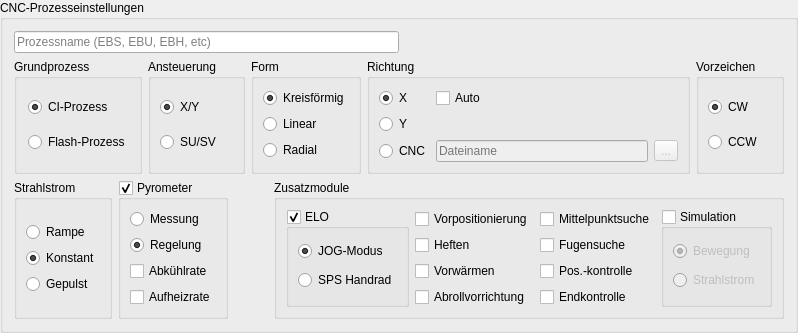
       <widget class="QGroupBox" name="prozesseinstellungen">
        <property name="enabled">
         <bool>true</bool>
        </property>
        <property name="title">
         <string>CNC-Prozesseinstellungen</string>
        </property>
        <layout class="QVBoxLayout" name="verticalLayout_3">
         <item>
          <layout class="QHBoxLayout" name="horizontalLayout_10">
           <property name="leftMargin">
            <number>0</number>
           </property>
           <property name="topMargin">
            <number>0</number>
           </property>
           <item>
            <widget class="QLineEdit" name="txt_proz_name">
             <property name="placeholderText">
              <string>Prozessname (EBS, EBU, EBH, etc)</string>
             </property>
            </widget>
           </item>
           <item>
            <spacer name="horizontalSpacer_8">
             <property name="orientation">
              <enum>Qt::Horizontal</enum>
             </property>
             <property name="sizeHint" stdset="0">
              <size>
               <width>40</width>
               <height>20</height>
              </size>
             </property>
            </spacer>
           </item>
          </layout>
         </item>
         <item>
          <layout class="QHBoxLayout" name="horizontalLayout_7">
           <property name="bottomMargin">
            <number>0</number>
           </property>
           <item>
            <widget class="QGroupBox" name="groupBox_4">
             <property name="minimumSize">
              <size>
               <width>0</width>
               <height>0</height>
              </size>
             </property>
             <property name="title">
              <string>Grundprozess</string>
             </property>
             <layout class="QVBoxLayout" name="verticalLayout_11">
              <property name="leftMargin">
               <number>11</number>
              </property>
              <item>
               <widget class="QRadioButton" name="rb_ci">
                <property name="text">
                 <string>CI-Prozess</string>
                </property>
                <property name="checked">
                 <bool>true</bool>
                </property>
               </widget>
              </item>
              <item>
               <widget class="QRadioButton" name="rb_flash">
                <property name="text">
                 <string>Flash-Prozess</string>
                </property>
               </widget>
              </item>
             </layout>
            </widget>
           </item>
           <item>
            <widget class="QGroupBox" name="gb_ansteuer">
             <property name="title">
              <string>Ansteuerung</string>
             </property>
             <layout class="QVBoxLayout" name="verticalLayout_12">
              <item>
               <widget class="QRadioButton" name="rb_xy">
                <property name="text">
                 <string>X/Y</string>
                </property>
                <property name="checked">
                 <bool>true</bool>
                </property>
               </widget>
              </item>
              <item>
               <widget class="QRadioButton" name="rb_susv">
                <property name="text">
                 <string>SU/SV</string>
                </property>
               </widget>
              </item>
             </layout>
            </widget>
           </item>
           <item>
            <widget class="QGroupBox" name="gb_form">
             <property name="title">
              <string>Form</string>
             </property>
             <layout class="QVBoxLayout" name="verticalLayout_13">
              <item>
               <widget class="QRadioButton" name="rb_circ">
                <property name="text">
                 <string>Kreisförmig</string>
                </property>
                <property name="checked">
                 <bool>true</bool>
                </property>
               </widget>
              </item>
              <item>
               <widget class="QRadioButton" name="rb_lin">
                <property name="text">
                 <string>Linear</string>
                </property>
                <property name="checked">
                 <bool>false</bool>
                </property>
               </widget>
              </item>
              <item>
               <widget class="QRadioButton" name="rb_rad">
                <property name="text">
                 <string>Radial</string>
                </property>
               </widget>
              </item>
             </layout>
            </widget>
           </item>
           <item>
            <widget class="QGroupBox" name="gb_richt">
             <property name="title">
              <string>Richtung</string>
             </property>
             <layout class="QHBoxLayout" name="horizontalLayout_8">
              <item>
               <layout class="QGridLayout" name="gridLayout">
                <property name="bottomMargin">
                 <number>0</number>
                </property>
                <item row="1" column="1">
                 <widget class="QCheckBox" name="cb_auto">
                  <property name="toolTip">
                   <string>&lt;html&gt;&lt;head/&gt;&lt;body&gt;&lt;p&gt;Fahre ohne Einrichtung in eine bestimmte Richtung.&lt;/p&gt;&lt;p&gt;ELO wird nur zum Anfahren der Anfangsposition genutzt.&lt;/p&gt;&lt;/body&gt;&lt;/html&gt;</string>
                  </property>
                  <property name="text">
                   <string>Auto</string>
                  </property>
                 </widget>
                </item>
                <item row="1" column="0">
                 <widget class="QRadioButton" name="rb_dir_x">
                  <property name="text">
                   <string>X</string>
                  </property>
                  <property name="checked">
                   <bool>true</bool>
                  </property>
                 </widget>
                </item>
                <item row="2" column="0">
                 <widget class="QRadioButton" name="rb_dir_y">
                  <property name="text">
                   <string>Y</string>
                  </property>
                 </widget>
                </item>
                <item row="3" column="2">
                 <widget class="QToolButton" name="tb_ext_cnc">
                  <property name="enabled">
                   <bool>false</bool>
                  </property>
                  <property name="text">
                   <string>...</string>
                  </property>
                 </widget>
                </item>
                <item row="3" column="1">
                 <widget class="QLineEdit" name="txt_ext_cnc">
                  <property name="enabled">
                   <bool>false</bool>
                  </property>
                  <property name="sizePolicy">
                   <sizepolicy hsizetype="MinimumExpanding" vsizetype="Fixed">
                    <horstretch>0</horstretch>
                    <verstretch>0</verstretch>
                   </sizepolicy>
                  </property>
                  <property name="minimumSize">
                   <size>
                    <width>30</width>
                    <height>0</height>
                   </size>
                  </property>
                  <property name="placeholderText">
                   <string>Dateiname</string>
                  </property>
                 </widget>
                </item>
                <item row="3" column="0">
                 <widget class="QRadioButton" name="rb_cnc_ext">
                  <property name="text">
                   <string>CNC</string>
                  </property>
                 </widget>
                </item>
               </layout>
              </item>
             </layout>
            </widget>
           </item>
           <item>
            <widget class="QGroupBox" name="gb_vz">
             <property name="title">
              <string>Vorzeichen</string>
             </property>
             <layout class="QVBoxLayout" name="verticalLayout_15">
              <item>
               <widget class="QRadioButton" name="rb_cw">
                <property name="text">
                 <string>CW</string>
                </property>
                <property name="checked">
                 <bool>true</bool>
                </property>
               </widget>
              </item>
              <item>
               <widget class="QRadioButton" name="rb_ccw">
                <property name="text">
                 <string>CCW</string>
                </property>
               </widget>
              </item>
             </layout>
            </widget>
           </item>
          </layout>
         </item>
         <item>
          <layout class="QHBoxLayout" name="horizontalLayout_5">
           <item>
            <widget class="QGroupBox" name="gb_strahlstrom">
             <property name="title">
              <string>Strahlstrom</string>
             </property>
             <layout class="QVBoxLayout" name="verticalLayout_5">
              <item>
               <layout class="QGridLayout" name="gridLayout_3">
                <property name="topMargin">
                 <number>0</number>
                </property>
                <item row="1" column="0">
                 <widget class="QRadioButton" name="rb_ib_const">
                  <property name="text">
                   <string>Konstant</string>
                  </property>
                  <property name="checked">
                   <bool>true</bool>
                  </property>
                 </widget>
                </item>
                <item row="0" column="0">
                 <widget class="QRadioButton" name="rb_ib_ramp">
                  <property name="text">
                   <string>Rampe</string>
                  </property>
                 </widget>
                </item>
                <item row="2" column="0">
                 <widget class="QRadioButton" name="radioButton_3">
                  <property name="text">
                   <string>Gepulst</string>
                  </property>
                 </widget>
                </item>
               </layout>
              </item>
             </layout>
            </widget>
           </item>
           <item>
            <widget class="QGroupBox" name="gb_pyro">
             <property name="title">
              <string>Pyrometer</string>
             </property>
             <property name="checkable">
              <bool>true</bool>
             </property>
             <layout class="QVBoxLayout" name="verticalLayout_16">
              <item>
               <widget class="QRadioButton" name="rb_check_only">
                <property name="text">
                 <string>Messung</string>
                </property>
                <property name="checked">
                 <bool>false</bool>
                </property>
                <property name="autoRepeat">
                 <bool>false</bool>
                </property>
                <property name="autoExclusive">
                 <bool>true</bool>
                </property>
               </widget>
              </item>
              <item>
               <widget class="QRadioButton" name="rb_reg">
                <property name="text">
                 <string>Regelung</string>
                </property>
                <property name="checked">
                 <bool>true</bool>
                </property>
               </widget>
              </item>
              <item>
               <widget class="QCheckBox" name="cb_t_ab">
                <property name="text">
                 <string>Abkühlrate</string>
                </property>
                <property name="checked">
                 <bool>false</bool>
                </property>
                <property name="autoExclusive">
                 <bool>false</bool>
                </property>
                <property name="tristate">
                 <bool>false</bool>
                </property>
               </widget>
              </item>
              <item>
               <widget class="QCheckBox" name="cb_t_auf">
                <property name="text">
                 <string>Aufheizrate</string>
                </property>
                <property name="checked">
                 <bool>false</bool>
                </property>
                <property name="autoExclusive">
                 <bool>false</bool>
                </property>
               </widget>
              </item>
             </layout>
            </widget>
           </item>
           <item>
            <spacer name="horizontalSpacer_7">
             <property name="orientation">
              <enum>Qt::Horizontal</enum>
             </property>
             <property name="sizeHint" stdset="0">
              <size>
               <width>40</width>
               <height>20</height>
              </size>
             </property>
            </spacer>
           </item>
           <item>
            <widget class="QGroupBox" name="groupBox_3">
             <property name="title">
              <string>Zusatzmodule</string>
             </property>
             <layout class="QHBoxLayout" name="horizontalLayout_4">
              <item>
               <widget class="QGroupBox" name="gb_elo">
                <property name="title">
                 <string>ELO</string>
                </property>
                <property name="flat">
                 <bool>false</bool>
                </property>
                <property name="checkable">
                 <bool>true</bool>
                </property>
                <layout class="QVBoxLayout" name="verticalLayout_9">
                 <item>
                  <widget class="QRadioButton" name="rb_jog">
                   <property name="text">
                    <string>JOG-Modus</string>
                   </property>
                   <property name="checked">
                    <bool>true</bool>
                   </property>
                  </widget>
                 </item>
                 <item>
                  <widget class="QRadioButton" name="rb_hdws">
                   <property name="text">
                    <string>SPS Handrad</string>
                   </property>
                  </widget>
                 </item>
                </layout>
               </widget>
              </item>
              <item>
               <layout class="QGridLayout" name="gridLayout_2">
                <property name="leftMargin">
                 <number>0</number>
                </property>
                <property name="topMargin">
                 <number>0</number>
                </property>
                <property name="rightMargin">
                 <number>0</number>
                </property>
                <property name="bottomMargin">
                 <number>0</number>
                </property>
                <property name="horizontalSpacing">
                 <number>7</number>
                </property>
                <item row="0" column="0">
                 <widget class="QCheckBox" name="cb_vorpos">
                  <property name="toolTip">
                   <string>&lt;html&gt;&lt;head/&gt;&lt;body&gt;&lt;p&gt;Fährt zu Beginn des Programms auf eine festgelegte Ausgangsposition.&lt;/p&gt;&lt;p&gt;&lt;br/&gt;&lt;/p&gt;&lt;p&gt;Parameter: &lt;/p&gt;&lt;p&gt;	X-Position: R111&lt;/p&gt;&lt;p&gt;	Y-Position: R112&lt;/p&gt;&lt;/body&gt;&lt;/html&gt;</string>
                  </property>
                  <property name="text">
                   <string>Vorpositionierung</string>
                  </property>
                 </widget>
                </item>
                <item row="2" column="1">
                 <widget class="QCheckBox" name="cb_pos">
                  <property name="toolTip">
                   <string>&lt;html&gt;&lt;head/&gt;&lt;body&gt;&lt;p&gt;Lässt Fugensuche oder Mittelpunktsuche erneut ablaufen.&lt;/p&gt;&lt;/body&gt;&lt;/html&gt;</string>
                  </property>
                  <property name="text">
                   <string>Pos.-kontrolle</string>
                  </property>
                 </widget>
                </item>
                <item row="1" column="0">
                 <widget class="QCheckBox" name="cb_heften">
                  <property name="toolTip">
                   <string>&lt;html&gt;&lt;head/&gt;&lt;body&gt;&lt;p&gt;Fährt die Prozesskontur mit den Heftparametern ab.&lt;/p&gt;&lt;p&gt;&lt;br/&gt;&lt;/p&gt;&lt;p&gt;Parameter:  &lt;/p&gt;&lt;p&gt;	_SQh: Heft-Strahlstrom&lt;/p&gt;&lt;p&gt;	_SLh: Heft-Linsenstrom&lt;/p&gt;&lt;p&gt;	_Fh: Heft-Geschwindigkeit&lt;/p&gt;&lt;p&gt;	_FRQh, _SWXh, _SWYh: Figurparameter Heften&lt;/p&gt;&lt;/body&gt;&lt;/html&gt;</string>
                  </property>
                  <property name="text">
                   <string>Heften</string>
                  </property>
                 </widget>
                </item>
                <item row="1" column="1">
                 <widget class="QCheckBox" name="cb_fusu">
                  <property name="text">
                   <string>Fugensuche</string>
                  </property>
                 </widget>
                </item>
                <item row="0" column="1">
                 <widget class="QCheckBox" name="cb_mp">
                  <property name="text">
                   <string>Mittelpunktsuche</string>
                  </property>
                 </widget>
                </item>
                <item row="2" column="0">
                 <widget class="QCheckBox" name="cb_vorwaerm">
                  <property name="toolTip">
                   <string>&lt;html&gt;&lt;head/&gt;&lt;body&gt;&lt;p&gt;Ruft die Vorwärm-Routine auf.&lt;/p&gt;&lt;p&gt;&lt;br/&gt;&lt;/p&gt;&lt;p&gt;Benötigt: &lt;/p&gt;&lt;p&gt;- Regelung&lt;/p&gt;&lt;p&gt;&lt;br/&gt;&lt;/p&gt;&lt;p&gt;Parameter:&lt;/p&gt;&lt;p&gt;	_SQw: Vorwärmstrahlstrom&lt;/p&gt;&lt;p&gt;	_SLw: Vorwärmlinse&lt;/p&gt;&lt;p&gt;	_FIGw, _SWXw, _SWYw: Vorwärm-Figurparameter&lt;/p&gt;&lt;p&gt;	_T_vor: Vorwärmtemperatur&lt;/p&gt;&lt;p&gt;	_tw: Zeit, für die _T_vor gehalten werden soll&lt;/p&gt;&lt;/body&gt;&lt;/html&gt;</string>
                  </property>
                  <property name="text">
                   <string>Vorwärmen</string>
                  </property>
                 </widget>
                </item>
                <item row="3" column="0">
                 <widget class="QCheckBox" name="cb_abroll">
                  <property name="text">
                   <string>Abrollvorrichtung</string>
                  </property>
                 </widget>
                </item>
                <item row="3" column="1">
                 <widget class="QCheckBox" name="cb_end_kontrolle">
                  <property name="text">
                   <string>Endkontrolle</string>
                  </property>
                 </widget>
                </item>
               </layout>
              </item>
              <item>
               <widget class="QGroupBox" name="groupBox_2">
                <property name="title">
                 <string>Simulation</string>
                </property>
                <property name="checkable">
                 <bool>true</bool>
                </property>
                <property name="checked">
                 <bool>false</bool>
                </property>
                <layout class="QVBoxLayout" name="verticalLayout_17">
                 <item>
                  <widget class="QRadioButton" name="cb_sim_move">
                   <property name="text">
                    <string>Bewegung</string>
                   </property>
                   <property name="checked">
                    <bool>true</bool>
                   </property>
                  </widget>
                 </item>
                 <item>
                  <widget class="QRadioButton" name="cb_sim_sq">
                   <property name="text">
                    <string>Strahlstrom</string>
                   </property>
                  </widget>
                 </item>
                </layout>
               </widget>
              </item>
             </layout>
            </widget>
           </item>
          </layout>
         </item>
        </layout>
       </widget>
